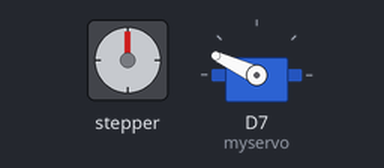
A sketch run on a simulated ESP8266 (NodeMCU). On the bench: stepper motor, servo. Wiring (inferred from the names in the program): stepper motor driver (200 steps per turn assumed): step D5; direction D6.

Above: at 5.15 s.
At 12.2 s:
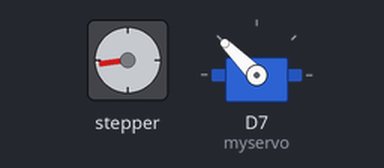
At 21.7 s:
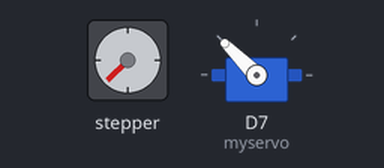
At 36.3 s:
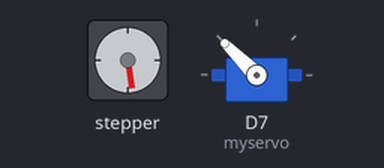
Timing chart, 0 to 40.0 s (numbered marks = the images above):
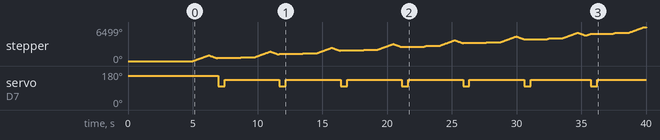

Measured:
- by itself, servo on D7 (myservo): alternates 135° for 4.2 s and 100° for 0.50 s

The sketch:

AutoDialer.ino
```cpp
#include <Servo.h>
int stepPin = D5;
int dirPin = D6;
int delayAmount = 1;
int currentNumber = 0;
int numTicks = 40;
Servo myservo;

int firstNum = 37;
int secondNum = 19;
int thirdNum = 9;

//Combo is 37, 19, 13
void setup() {
  pinMode(stepPin, OUTPUT);
  pinMode(dirPin, OUTPUT);
  myservo.attach(D7);
  myservo.write(155);
  delay(5000);
}

void loop() {
  inputCombo(firstNum, secondNum, thirdNum);
  tryShackle();
  delay(1000);
  rotateTo(true, 0);
  delay(1000);
  thirdNum = thirdNum+2;
}

void inputCombo(int firstNum, int secondNum, int thirdNum){
  clearCombo();
  rotateTo(true, firstNum);
  rotateOnce(false);
  rotateTo(false, secondNum);
  rotateTo(true, thirdNum);
}

void tryShackle(){
  myservo.write(100);
  delay(500);
  myservo.write(135);
  delay(200);
}

void clearCombo(){
  rotateOnce(true);
  rotateOnce(true);
  rotateOnce(true);
}

void rotateOnce(bool direction){
  moveDial(direction, numTicks);
}

void rotateTo(bool direction, int desiredNumber){
  int numberOfSteps;
  if (direction){
    numberOfSteps = currentNumber - desiredNumber;
  } else {
    numberOfSteps = desiredNumber - currentNumber;
  }
  if (numberOfSteps < 0){
    numberOfSteps = numberOfSteps+numTicks;
  }
  moveDial(direction, numberOfSteps);
  currentNumber = desiredNumber;
}

void moveDial(bool direction, int numberOfSteps){
  digitalWrite(dirPin, direction);
  for(int i = 0; i<numberOfSteps; i++){
      stepOnce();
  }
}

void stepOnce(){
  for(int i = 0; i<5; i++){
    digitalWrite(stepPin, 1);
    delay(delayAmount);
    digitalWrite(stepPin, 0);
    delay(delayAmount);
  }
}

/*
  digitalWrite(dirPin, 1);
  for(int i = 0; i<200; i++){
    for(int j = 0; j<5; j++){
      stepOnce();
    }
    delay(500);
  }
  delay(1000);
  digitalWrite(dirPin, 0);
  for(int i = 0; i<200; i++){
    stepOnce();
  }
  delay(1000);
 */
```
